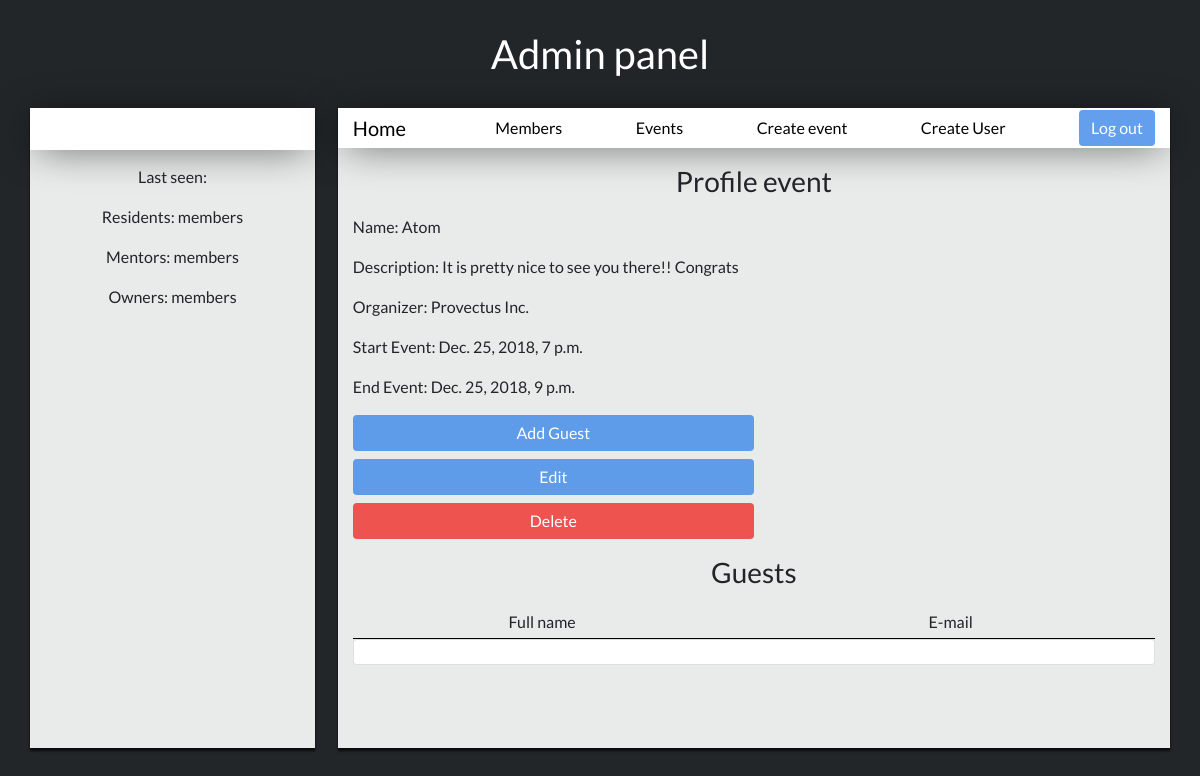
The page /event/1/ on the database its author committed.
### login/models.py (models this page shows)
class Event(models.Model):
    name = models.CharField(max_length=80)
    description = models.TextField()
    organizer = models.CharField(max_length=40)
    start_time = models.DateTimeField()
    end_time = models.DateTimeField()
    created_time = models.DateTimeField(auto_now=True)

### login/views.py (the view)
# urls.py: url(r'^event/(?P<pk>\d+)/$', views.event, name='event'),
def event(request, pk):
    event = Event.objects.get(id=pk)
    guests = Guest.objects.filter(event_id=event.id)
    context = {
        'event': event,
        'guests': guests
    }
    return render(request, 'event/index.html', context)

### login/templates/event/index.html (shortened to what this page needs)
{% extends '../index-admin-base.html' %}
{% block info_admin %}
{% load staticfiles %}
<link rel="stylesheet" media="all" href="{% static 'css/event.css' %}" type="text/css">
<h3 style='text-align: center;margin: 2%;'>Profile event</h3>
    <div class="container">
        <div class="row">
            <div class="col-sm event-info">
                <p> Name: {{event.name}}</p>
                <p> Description: {{event.description}} </p>
                <p> Organizer: {{event.organizer}} </p>
                <p> Start Event: {{event.start_time}}</p>
                <p> End Event: {{event.end_time}}</p>
                <p style="margin-bottom: 1%;line-height: 2;"><a href="/create-guest"><button class="btn btn-primary event-btn" type="submit">Add Guest</button></a></p>
                <p style="margin-bottom: 1%;line-height: 2;"><a href="/event/{{ event.id }}/edit"><button class="btn btn-primary event-btn" type="submit">Edit</button></a></p>
                <p style="margin: 0;line-height: 2;"><a href="/event/{{ event.id }}/delete"><button class="btn btn-primary event-btn" type="submit" style="background: #EF5350;">Delete</button></a></p>
            </div>
        </div>
    </div>
<h3 style='text-align: center;margin: 2%;'>Guests</h3>
    <div class="container">
            <div class="container list-group" style="border-bottom: black 1px outset;">
                <div class="row">
                    <div class="col-sm">
                        <p style="text-align:center;margin: 0;line-height: 2;">Full name</p>
                    </div>
                    <div class="col-sm">
                        <p style="text-align:center;margin: 0;line-height: 2;">E-mail</p>
                    </div>
                </div>
            </div>
            <div class="userjoin-block">
                <ul class="list-group">
                    <li class="list-group-item">
                    </li>
                </ul>
            </div>
        </div>
    </div>
{% endblock %}

### login/static/css/base.css (style rules this page uses)
body { font-family: 'Lato', cursive; }
.userjoin-block { overflow-y: scroll; max-height: 50vh; }

### login/static/css/home-user.css (style rules this page uses)
body { background: #222629; font-family: 'Lato', cursive; }
.btn-primary { background-color: rgba(61, 136, 233, 0.8); border: rgba(61, 136, 233, 0.9); }

### login/static/css/event.css (style rules this page uses)
.event-info { display: flex; flex-direction: column }
.event-btn { width: 50%; }

### rows shown on the page
Event: name "Atom", description "It is pretty nice to see you there!! Congrats", organizer "Provectus Inc.", start_time "Dec. 25, 2018, 7 p.m.", end_time "Dec. 25, 2018, 9 p.m."
